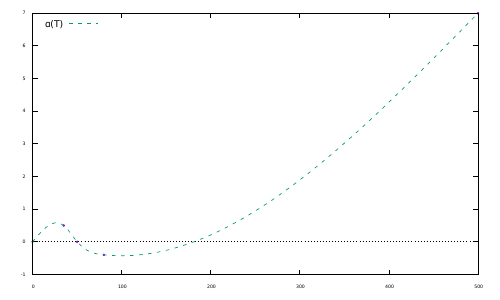

Recreate this plot in gnuplot.

#set terminal png size 1920,1000
set encoding utf8
set xzeroaxis
set yzeroaxis

set datafile separator ";"
#set decimalsign ","
set terminal pdf

set output '1.pdf';


set xtics font ", 5"
set ytics font ", 5"
#set ylabel font ", 20" 'R, кОм' textcolor lt 8 offset 0.5,0,0
#set xlabel font ", 20" 'I_{свд}, мA' textcolor lt 8 offset 2,-1,0
set key font ",10"
set key left top

 


plot  "1.csv" using 1:2  notitle pt 7 ps 0.2 ,\
      "1.csv" using 1:2  title "{/Symbol a}(T)" smooth csplines    dt 2 lw 1 ,\

 

